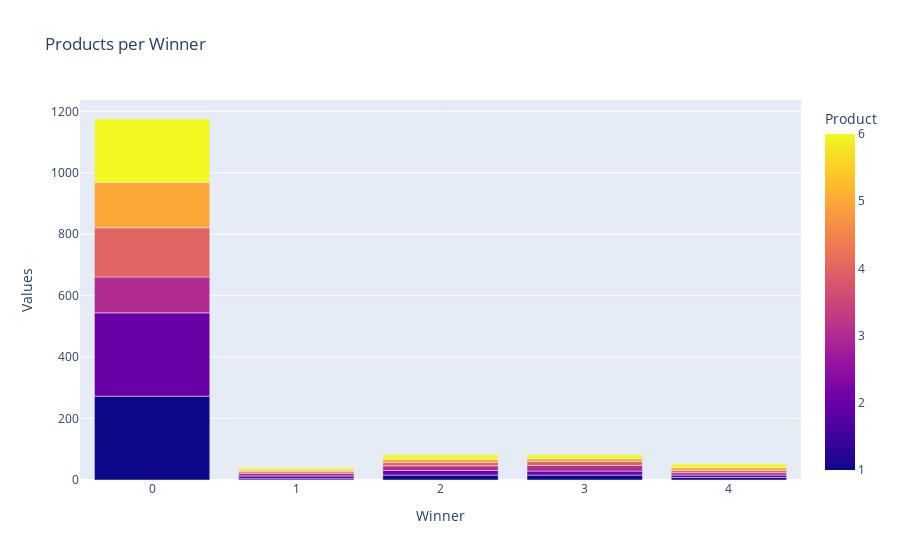

The notebook cell this image was saved under:
### Code cell
counts = df.groupby(['winner', 'product']).size().reset_index(name='counts')
fig = px.bar(counts, x='winner', y='counts', color='product',
             title='Products per Winner', barmode='stack',
             labels={'winner':'Winner', 'counts':'Values', 'product':'Product'})
fig.show()

### Figure 1 — Plotly figure (JSON) as saved in the notebook; plotly's stock layout.template omitted (floating-point values rounded to 4 significant figures)
{"data": [{"alignmentgroup": "True", "hovertemplate": "Winner=%{x}<br>Values=%{y}<br>Product=%{marker.color}<extra></extra>", "legendgroup": "", "marker": {"color": [1, 2, 3, 4, 5, 6, 1, 2, 3, 4, 5, 6, 1, 2, 3, 4, 5, 6, 1, 2, 3, 4, 5, 6, 1, 2, 3, 4, 5, 6], "coloraxis": "coloraxis", "pattern": {"shape": ""}}, "name": "", "offsetgroup": "", "orientation": "v", "showlegend": false, "textposition": "auto", "type": "bar", "x": [0, 0, 0, 0, 0, 0, 1, 1, 1, 1, 1, 1, 2, 2, 2, 2, 2, 2, 3, 3, 3, 3, 3, 3, 4, 4, 4, 4, 4, 4], "xaxis": "x", "y": [273, 271, 117, 160, 148, 206, 4, 9, 9, 5, 5, 7, 16, 15, 15, 12, 9, 15, 16, 13, 18, 13, 9, 13, 8, 8, 8, 7, 9, 12], "yaxis": "y"}], "layout": {"barmode": "stack", "coloraxis": {"colorbar": {"title": {"text": "Product"}}, "colorscale": [[0, "#0d0887"], [0.1111, "#46039f"], [0.2222, "#7201a8"], [0.3333, "#9c179e"], [0.4444, "#bd3786"], [0.5556, "#d8576b"], [0.6667, "#ed7953"], [0.7778, "#fb9f3a"], [0.8889, "#fdca26"], [1, "#f0f921"]]}, "legend": {"tracegroupgap": 0}, "title": {"text": "Products per Winner"}, "xaxis": {"anchor": "y", "domain": [0, 1], "title": {"text": "Winner"}}, "yaxis": {"anchor": "x", "domain": [0, 1], "title": {"text": "Values"}}}}
